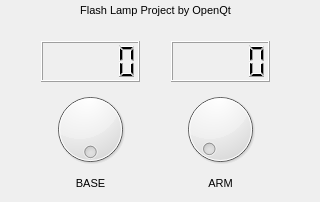
<?xml version="1.0" encoding="UTF-8"?>
<ui version="4.0">
 <class>flashlamp</class>
 <widget class="QWidget" name="flashlamp">
  <property name="geometry">
   <rect>
    <x>0</x>
    <y>0</y>
    <width>320</width>
    <height>202</height>
   </rect>
  </property>
  <property name="windowTitle">
   <string>Flash Lamp V.1 by OpenQt</string>
  </property>
  <widget class="QLabel" name="label_4">
   <property name="geometry">
    <rect>
     <x>40</x>
     <y>0</y>
     <width>231</width>
     <height>21</height>
    </rect>
   </property>
   <property name="font">
    <font>
     <pointsize>8</pointsize>
    </font>
   </property>
   <property name="text">
    <string>Flash Lamp Project by OpenQt</string>
   </property>
   <property name="alignment">
    <set>Qt::AlignCenter</set>
   </property>
  </widget>
  <widget class="QWidget" name="verticalLayoutWidget">
   <property name="geometry">
    <rect>
     <x>30</x>
     <y>30</y>
     <width>121</width>
     <height>171</height>
    </rect>
   </property>
   <layout class="QVBoxLayout" name="verticalLayout">
    <item>
     <widget class="QLCDNumber" name="base_lcd_number">
      <property name="sizePolicy">
       <sizepolicy hsizetype="Minimum" vsizetype="Minimum">
        <horstretch>1</horstretch>
        <verstretch>1</verstretch>
       </sizepolicy>
      </property>
     </widget>
    </item>
    <item>
     <widget class="QDial" name="Base_Dial">
      <property name="sizePolicy">
       <sizepolicy hsizetype="Preferred" vsizetype="Preferred">
        <horstretch>2</horstretch>
        <verstretch>2</verstretch>
       </sizepolicy>
      </property>
      <property name="maximum">
       <number>360</number>
      </property>
      <property name="orientation">
       <enum>Qt::Horizontal</enum>
      </property>
      <property name="wrapping">
       <bool>true</bool>
      </property>
     </widget>
    </item>
    <item>
     <widget class="QLabel" name="label_2">
      <property name="font">
       <font>
        <pointsize>8</pointsize>
       </font>
      </property>
      <property name="text">
       <string>BASE</string>
      </property>
      <property name="alignment">
       <set>Qt::AlignCenter</set>
      </property>
     </widget>
    </item>
   </layout>
  </widget>
  <widget class="QWidget" name="verticalLayoutWidget_2">
   <property name="geometry">
    <rect>
     <x>160</x>
     <y>30</y>
     <width>121</width>
     <height>171</height>
    </rect>
   </property>
   <layout class="QVBoxLayout" name="verticalLayout_3">
    <item>
     <widget class="QLCDNumber" name="arm_lcd_number">
      <property name="sizePolicy">
       <sizepolicy hsizetype="Minimum" vsizetype="Minimum">
        <horstretch>1</horstretch>
        <verstretch>1</verstretch>
       </sizepolicy>
      </property>
     </widget>
    </item>
    <item>
     <widget class="QDial" name="Arm_Dial">
      <property name="sizePolicy">
       <sizepolicy hsizetype="Preferred" vsizetype="Preferred">
        <horstretch>2</horstretch>
        <verstretch>2</verstretch>
       </sizepolicy>
      </property>
      <property name="maximum">
       <number>180</number>
      </property>
      <property name="wrapping">
       <bool>false</bool>
      </property>
     </widget>
    </item>
    <item>
     <widget class="QLabel" name="label_3">
      <property name="font">
       <font>
        <pointsize>8</pointsize>
       </font>
      </property>
      <property name="text">
       <string>ARM</string>
      </property>
      <property name="alignment">
       <set>Qt::AlignCenter</set>
      </property>
     </widget>
    </item>
   </layout>
  </widget>
 </widget>
 <layoutdefault spacing="6" margin="11"/>
 <resources/>
 <connections/>
</ui>
